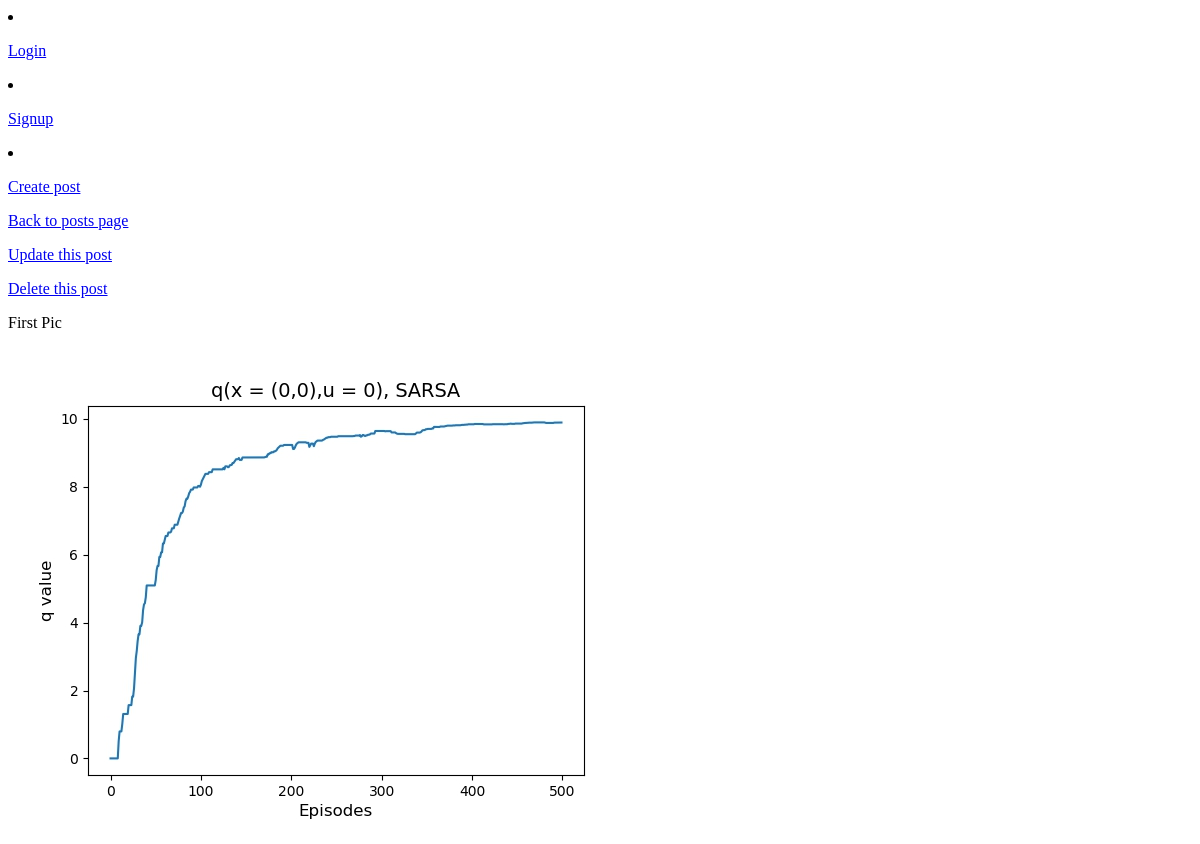
/insta/posts/detail/1, run on an earlier commit of the app's database.
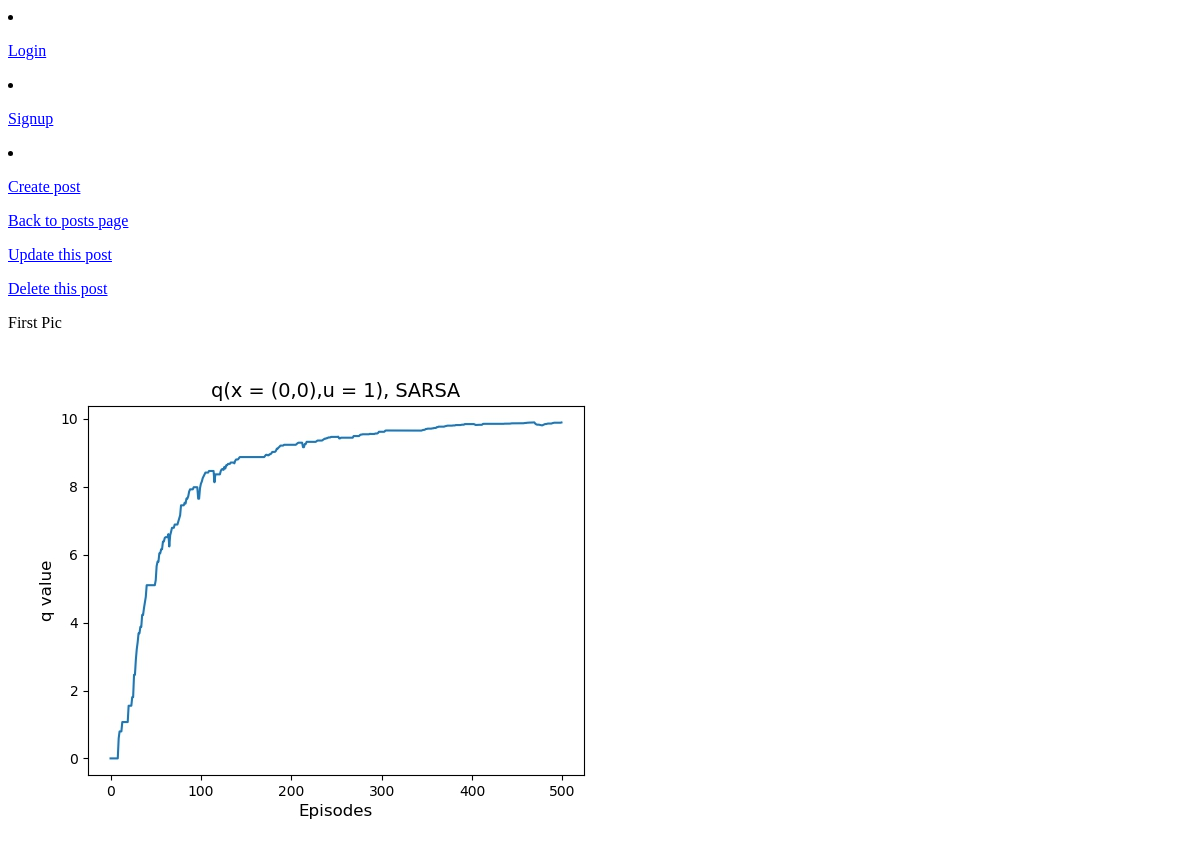
And on a later commit of the database.
### insta/models.py (models this page shows)
class Post(models.Model):
    title = models.TextField(blank = True,null = True)
    image = ProcessedImageField(
        upload_to = 'static/images/posts',
        format = 'JPEG',
        options = {'quality':100},
        blank = True,
        null = True
    )

### insta/views.py (the view)
# urls.py: path('posts/detail/<int:pk>', views.PostDetailView.as_view(),name = 'post_detail'),
class PostDetailView(DetailView):
    model = Post
    template_name = 'post_detail.html'

### templates/post_detail.html (shortened to what this page needs)
{% load static %}
<header>
    {% if request.user.is_authenticated %}
    <li>
        <p>Hi, {{request.user.username}}</p>
    </li>
    <li>
        <p><a href="{% url 'logout' %}">Logout</a></p>
    </li>
    {% else %}
    <li>
        <p><a href="{% url 'login' %}">Login</a></p>
    </li>
    <li>
        <p><a href='/'>Signup</a></p>
    </li>
    {% endif %}
    <li>
    <p><a href="{% url 'create_post' %}">Create post</a></p>
    </li>
</header>
<body>
    <p><a href="{% url 'posts' %}">Back to posts page</a></p>
    <p><a href="{% url 'update_post' object.id %}">Update this post</a></p>
    <p><a href="{% url 'delete_post' object.id %}">Delete this post</a></p>
    <p> {{ object.title }} </p>
        <img src="/{{object.image}}">
</body>

What changed in the data, as far as the page shows it:
changed Post "First Pic": image: a different picture
